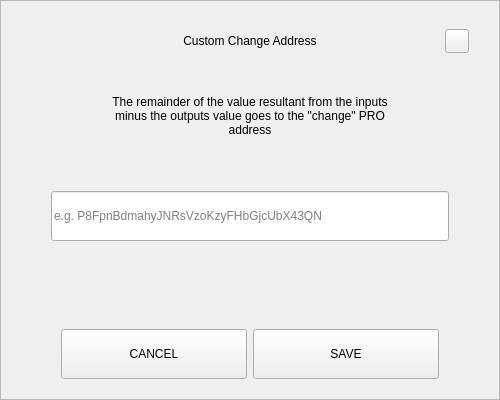
<?xml version="1.0" encoding="UTF-8"?>
<ui version="4.0">
 <class>SendChangeAddressDialog</class>
 <widget class="QDialog" name="SendChangeAddressDialog">
  <property name="geometry">
   <rect>
    <x>0</x>
    <y>0</y>
    <width>500</width>
    <height>400</height>
   </rect>
  </property>
  <property name="windowTitle">
   <string>Dialog</string>
  </property>
  <layout class="QVBoxLayout" name="verticalLayout">
   <property name="spacing">
    <number>0</number>
   </property>
   <property name="leftMargin">
    <number>0</number>
   </property>
   <property name="topMargin">
    <number>0</number>
   </property>
   <property name="rightMargin">
    <number>0</number>
   </property>
   <property name="bottomMargin">
    <number>0</number>
   </property>
   <item>
    <widget class="QFrame" name="frame">
     <property name="styleSheet">
      <string notr="true"/>
     </property>
     <property name="frameShape">
      <enum>QFrame::StyledPanel</enum>
     </property>
     <property name="frameShadow">
      <enum>QFrame::Raised</enum>
     </property>
     <layout class="QVBoxLayout" name="verticalLayout_2" stretch="0,0,0,0,0,0,0">
      <property name="spacing">
       <number>0</number>
      </property>
      <property name="leftMargin">
       <number>30</number>
      </property>
      <property name="topMargin">
       <number>20</number>
      </property>
      <property name="rightMargin">
       <number>30</number>
      </property>
      <property name="bottomMargin">
       <number>20</number>
      </property>
      <item>
       <layout class="QHBoxLayout" name="horizontalLayout_3">
        <property name="spacing">
         <number>0</number>
        </property>
        <item>
         <spacer name="horizontalSpacer_2">
          <property name="orientation">
           <enum>Qt::Horizontal</enum>
          </property>
          <property name="sizeHint" stdset="0">
           <size>
            <width>40</width>
            <height>20</height>
           </size>
          </property>
         </spacer>
        </item>
        <item>
         <widget class="QLabel" name="labelTitle">
          <property name="minimumSize">
           <size>
            <width>0</width>
            <height>40</height>
           </size>
          </property>
          <property name="maximumSize">
           <size>
            <width>16777215</width>
            <height>40</height>
           </size>
          </property>
          <property name="styleSheet">
           <string notr="true">padding-left:24px;</string>
          </property>
          <property name="text">
           <string>Custom Change Address</string>
          </property>
          <property name="alignment">
           <set>Qt::AlignCenter</set>
          </property>
          <property name="margin">
           <number>7</number>
          </property>
         </widget>
        </item>
        <item>
         <spacer name="horizontalSpacer">
          <property name="orientation">
           <enum>Qt::Horizontal</enum>
          </property>
          <property name="sizeHint" stdset="0">
           <size>
            <width>40</width>
            <height>20</height>
           </size>
          </property>
         </spacer>
        </item>
        <item>
         <widget class="QPushButton" name="btnEsc">
          <property name="minimumSize">
           <size>
            <width>24</width>
            <height>24</height>
           </size>
          </property>
          <property name="maximumSize">
           <size>
            <width>24</width>
            <height>24</height>
           </size>
          </property>
          <property name="focusPolicy">
           <enum>Qt::NoFocus</enum>
          </property>
          <property name="text">
           <string/>
          </property>
         </widget>
        </item>
       </layout>
      </item>
      <item>
       <spacer name="verticalSpacer_2">
        <property name="orientation">
         <enum>Qt::Vertical</enum>
        </property>
        <property name="sizeType">
         <enum>QSizePolicy::Minimum</enum>
        </property>
        <property name="sizeHint" stdset="0">
         <size>
          <width>20</width>
          <height>20</height>
         </size>
        </property>
       </spacer>
      </item>
      <item alignment="Qt::AlignHCenter">
       <widget class="QLabel" name="labelMessage">
        <property name="minimumSize">
         <size>
          <width>0</width>
          <height>70</height>
         </size>
        </property>
        <property name="text">
         <string>The remainder of the value resultant from the inputs minus the outputs value goes to the &quot;change&quot; PRO address</string>
        </property>
        <property name="alignment">
         <set>Qt::AlignCenter</set>
        </property>
        <property name="wordWrap">
         <bool>true</bool>
        </property>
       </widget>
      </item>
      <item>
       <spacer name="verticalSpacer_3">
        <property name="orientation">
         <enum>Qt::Vertical</enum>
        </property>
        <property name="sizeType">
         <enum>QSizePolicy::Minimum</enum>
        </property>
        <property name="sizeHint" stdset="0">
         <size>
          <width>20</width>
          <height>40</height>
         </size>
        </property>
       </spacer>
      </item>
      <item>
       <layout class="QHBoxLayout" name="horizontalLayout_2">
        <property name="spacing">
         <number>0</number>
        </property>
        <property name="leftMargin">
         <number>20</number>
        </property>
        <property name="rightMargin">
         <number>20</number>
        </property>
        <item>
         <widget class="QLineEdit" name="lineEditAddress">
          <property name="minimumSize">
           <size>
            <width>0</width>
            <height>50</height>
           </size>
          </property>
          <property name="placeholderText">
           <string notr="true">e.g. P8FpnBdmahyJNRsVzoKzyFHbGjcUbX43QN</string>
          </property>
         </widget>
        </item>
       </layout>
      </item>
      <item>
       <spacer name="verticalSpacer">
        <property name="orientation">
         <enum>Qt::Vertical</enum>
        </property>
        <property name="sizeHint" stdset="0">
         <size>
          <width>20</width>
          <height>40</height>
         </size>
        </property>
       </spacer>
      </item>
      <item>
       <layout class="QHBoxLayout" name="horizontalLayout" stretch="2,2">
        <property name="spacing">
         <number>6</number>
        </property>
        <property name="leftMargin">
         <number>30</number>
        </property>
        <property name="rightMargin">
         <number>30</number>
        </property>
        <item>
         <widget class="QPushButton" name="btnCancel">
          <property name="minimumSize">
           <size>
            <width>180</width>
            <height>50</height>
           </size>
          </property>
          <property name="focusPolicy">
           <enum>Qt::NoFocus</enum>
          </property>
          <property name="text">
           <string>CANCEL</string>
          </property>
         </widget>
        </item>
        <item>
         <widget class="QPushButton" name="btnSave">
          <property name="minimumSize">
           <size>
            <width>180</width>
            <height>50</height>
           </size>
          </property>
          <property name="focusPolicy">
           <enum>Qt::NoFocus</enum>
          </property>
          <property name="text">
           <string>SAVE</string>
          </property>
         </widget>
        </item>
       </layout>
      </item>
     </layout>
    </widget>
   </item>
  </layout>
 </widget>
 <resources/>
 <connections/>
</ui>
